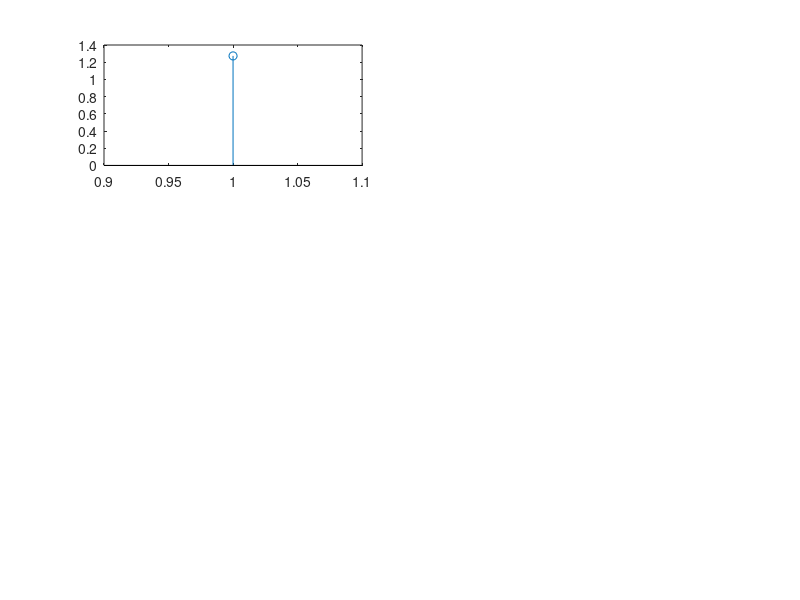

Reproduce this figure in MATLAB. (Note: this script raises an error after producing the figure.)
close all;
    x= -1:0.01:1;
    y =square(2 * pi * x);
    count = 1;
    array=0;
    index=1;
    for z = [1, 3, 5, 10, 50, 500]
        i = 1;
        subplot(3,2,count);
        y1 = 0;
       
        for k =[1:2:z*2] 
            y1=4/pi/k;
       
            array(i)=y1;
        
        i=i+1;
        
        end
        j = 1:z;
        count = count+1;
        stem(j, array);
        title("Approximation with " +z+ " sine functions");
    end
     